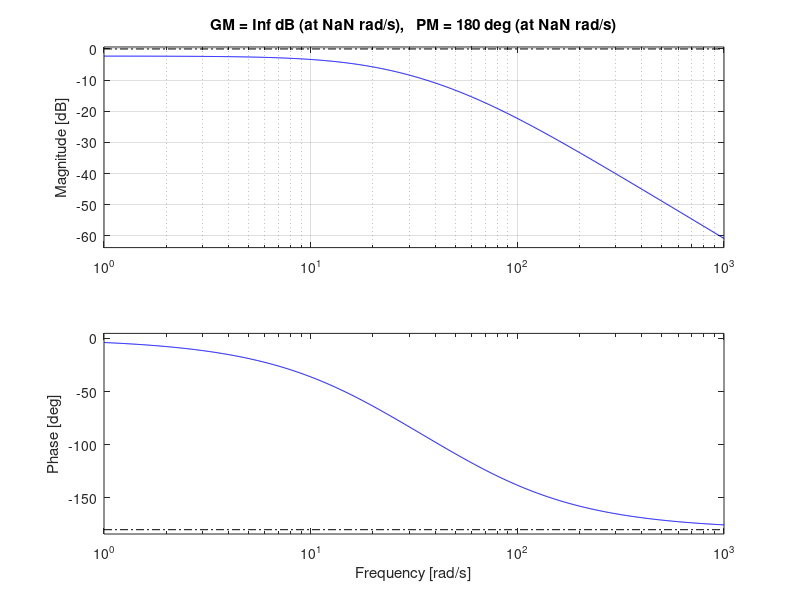
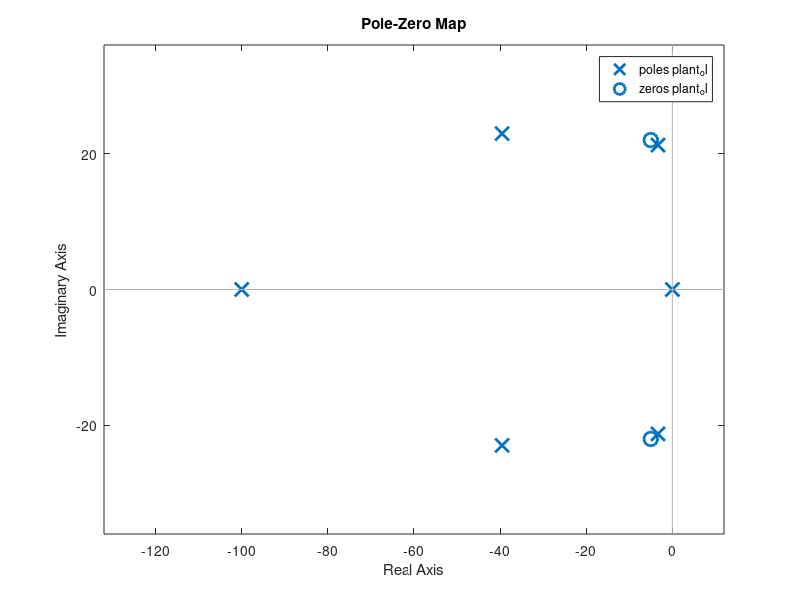
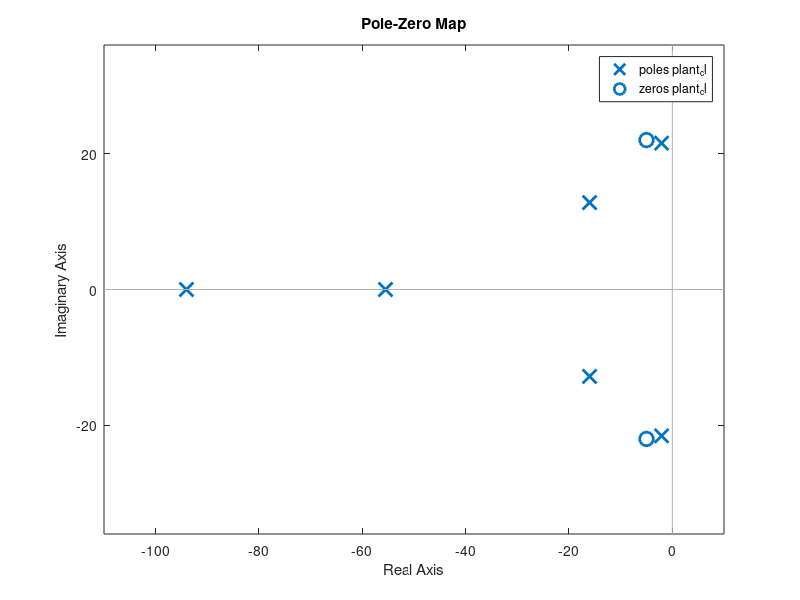
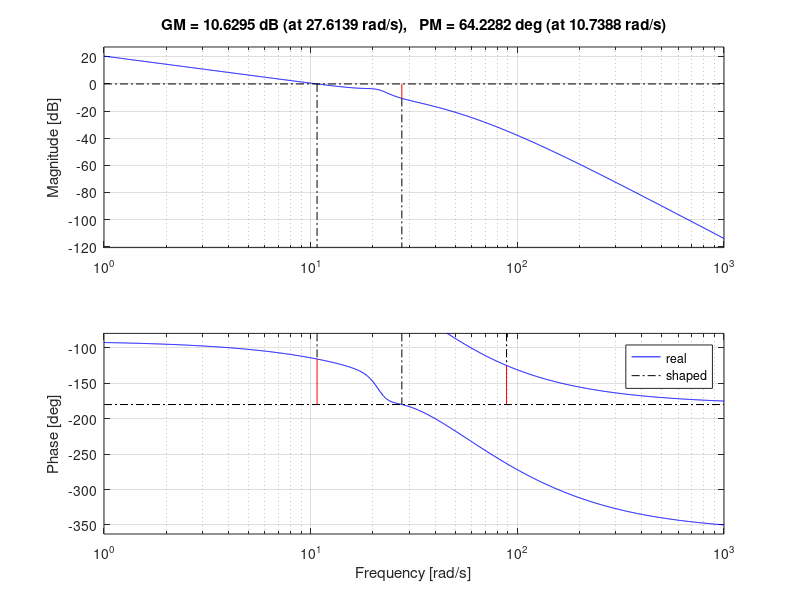

Source code (MATLAB) for these figures, in order:
%% Model Parameter
clear all; 
close all;

%motor
R = 1.3;%resistance 
L = 0.0220; %inductance 
Ke = -1.0000e+05; %electric stiffness and torque constant

s = tf('s');

%carts and load
M = 1.35;

%spring
Ch = 9; %spring damping
Cm = 6; 
Cl = 8;

Kh = 625; %Stiffness high
Km = 281; %Stiffness Med
Kl = 162; %Stifness low

%% current loop design

close all;

motor = tf(1, [L R]);
cart = tf(Ke,[M,Ch,Kh]);

gain_c = 1;
filter = tf(1,[1/20 1]);

motor_ol = gain_c*motor*filter;
motor_cl = feedback(motor_ol, 1);

figure; margin(motor_ol); grid;

%% position loop design
close all;

plant = motor_cl*cart;

zero1 = -5+22i;
zero2 = -5-22i;
pole1 = -100;
gain_p = -0.03; %rising time = 1 sec
controller_p = zpk([zero1,zero2], [0, pole1], gain_p)

plant_ol = controller_p*plant;
plant_cl = feedback(plant_ol,1);

figure; pzmap(plant_ol); grid;
poles_cl = pole(plant_cl)
figure; pzmap(plant_cl); grid;

figure;     margin(plant); grid;
hold on;    margin(plant_ol);  legend('real','shaped');



